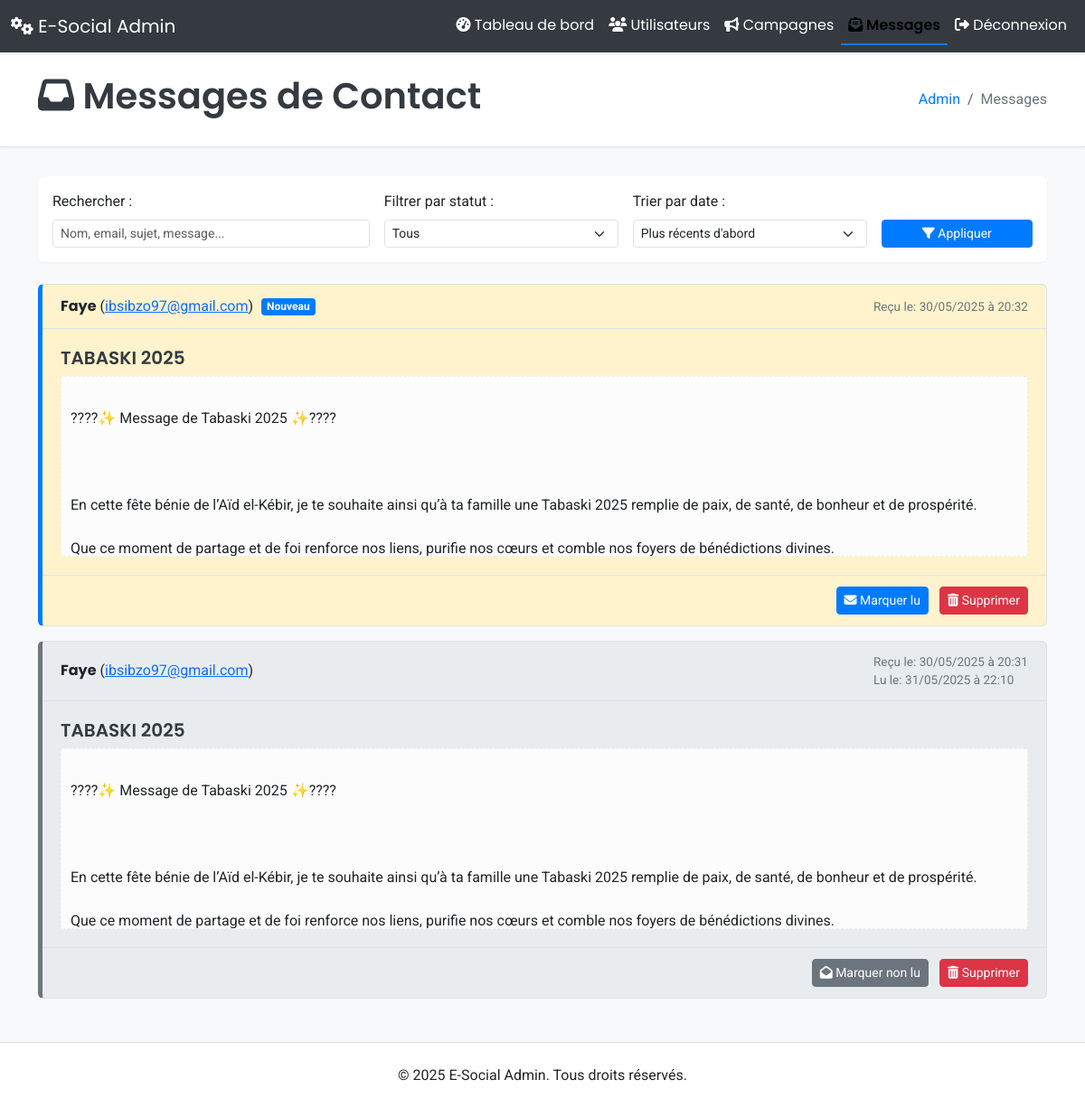
The app's page /traitement/contact_view_messages.php with its own data.
### tables this page shows
CREATE TABLE IF NOT EXISTS `messages_contact` (
  `id` int NOT NULL AUTO_INCREMENT,
  `nom` varchar(100) NOT NULL,
  `email` varchar(100) NOT NULL,
  `sujet` varchar(255) DEFAULT NULL,
  `message` text,
  `date_reception` datetime DEFAULT CURRENT_TIMESTAMP,
  `est_lu` tinyint(1) DEFAULT '0',
  `date_lecture` datetime DEFAULT NULL,
  `ip_address` varchar(45) DEFAULT NULL,
  `user_agent` text,
  PRIMARY KEY (`id`)
);

### traitement/contact_view_messages.php (the view, shortened to what this page needs)
<?php
$messages = [];
$pdo = getPDO();
$searchTerm = isset($_GET['search']) ? sanitize($_GET['search']) : '';
$filterRead = $_GET['filter_read'] ?? 'all';
$sortOrder = strtoupper($_GET['sort'] ?? 'DESC');
$sql = "SELECT id, nom, email, sujet, message, date_reception, est_lu, date_lecture FROM messages_contact";
$params = [];
$sql .= " ORDER BY date_reception " . ($sortOrder === 'ASC' ? 'ASC' : 'DESC');
try {
    $stmt = $pdo->prepare($sql);
    $stmt->execute($params);
    $messages = $stmt->fetchAll(PDO::FETCH_ASSOC);
} catch (PDOException $e) {
    $error_message = "Erreur lors de la récupération des messages : " . $e->getMessage();
}
?>
<!DOCTYPE html>
<html lang="fr">
<head>
    <link href="https://cdn.jsdelivr.net/npm/bootstrap@5.3.3/dist/css/bootstrap.min.css" rel="stylesheet">
    <link rel="stylesheet" href="https://cdnjs.cloudflare.com/ajax/libs/font-awesome/6.5.1/css/all.min.css">
</head>
<body>
    <nav class="navbar navbar-expand-lg admin-navbar">
        <div class="container-fluid">
            <a class="navbar-brand" href="../dashboard.php">
                <i class="fas fa-cogs"></i> E-Social Admin
            </a>
            <div class="collapse navbar-collapse" id="adminNav">
                <ul class="navbar-nav ms-auto mb-2 mb-lg-0">
                    <li class="nav-item">
                        <a class="nav-link" href="../dashboard.php"><i class="fas fa-tachometer-alt"></i> Tableau de bord</a>
                    </li>
                    <li class="nav-item">
                        <a class="nav-link" href="manage_users.php"><i class="fas fa-users"></i> Utilisateurs</a>
                    </li>
                    <li class="nav-item">
                        <a class="nav-link" href="manage_campaigns.php"><i class="fas fa-bullhorn"></i> Campagnes</a>
                    </li>
                    <li class="nav-item">
                        <a class="nav-link active" aria-current="page" href="contact_view_messages.php"><i class="fas fa-envelope-open-text"></i> Messages</a>
                    </li>
                    <li class="nav-item">
                        <a class="nav-link" href="logout.php"><i class="fas fa-sign-out-alt"></i> Déconnexion</a>
                    </li>
                </ul>
            </div>
        </div>
    </nav>
    <div class="page-header">
        <div class="container">
            <div class="d-flex justify-content-between align-items-center">
                 <h1><i class="fas fa-inbox"></i> Messages de Contact</h1>
                 <nav aria-label="breadcrumb">
                    <ol class="breadcrumb mb-0">
                        <li class="breadcrumb-item"><a href="../dashboard.php">Admin</a></li>
                        <li class="breadcrumb-item active" aria-current="page">Messages</li>
                    </ol>
                </nav>
            </div>
        </div>
    </div>
    <div class="container">
        <div class="filter-bar">
            <form method="GET" action="contact_view_messages.php" class="row g-3 align-items-end">
                <div class="col-md-4">
                    <label for="search" class="form-label">Rechercher :</label>
                    <input type="text" class="form-control form-control-sm" id="search" name="search" value="<?= htmlspecialchars($searchTerm) ?>" placeholder="Nom, email, sujet, message...">
                </div>
                <div class="col-md-3">
                    <label for="filter_read" class="form-label">Filtrer par statut :</label>
                    <select class="form-select form-select-sm" id="filter_read" name="filter_read">
                        <option value="all" <?= $filterRead === 'all' ? 'selected' : '' ?>>Tous</option>
                    </select>
                </div>
                <div class="col-md-3">
                    <label for="sort" class="form-label">Trier par date :</label>
                    <select class="form-select form-select-sm" id="sort" name="sort">
                        <option value="DESC" <?= $sortOrder === 'DESC' ? 'selected' : '' ?>>Plus récents d'abord</option>
                    </select>
                </div>
                <div class="col-md-2">
                    <button type="submit" class="btn btn-admin-primary btn-sm w-100"><i class="fas fa-filter"></i> Appliquer</button>
                </div>
            </form>
        </div>
        <?php if (empty($messages)): ?>
            <div class="no-messages">
                <i class="fas fa-comment-slash"></i>
                <p>
                    <?php if (!empty($searchTerm) || $filterRead !== 'all'): ?>
                        Aucun message ne correspond à vos critères de recherche/filtrage.
                    <?php else: ?>
                        Vous n'avez aucun message pour le moment.
                    <?php endif; ?>
                </p>
            </div>
        <?php else: ?>
            <?php foreach ($messages as $msg): ?>
                <div class="message-card <?= $msg['est_lu'] ? 'read' : 'unread' ?>" id="message-<?= (int)$msg['id'] ?>">
                    <div class="message-header">
                        <div class="sender-info">
                            <strong><?= htmlspecialchars($msg['nom']) ?></strong>
                            (<a href="mailto:<?= htmlspecialchars($msg['email']) ?>"><?= htmlspecialchars($msg['email']) ?></a>)
                            <?php if (!$msg['est_lu']): ?>
                                <span class="unread-badge">Nouveau</span>
                            <?php endif; ?>
                        </div>
                        <div class="date-info">
                            Reçu le: <?= date("d/m/Y à H:i", strtotime($msg['date_reception'])) ?>
                            <?php if ($msg['est_lu'] && $msg['date_lecture']): ?>
                                <br>Lu le: <?= date("d/m/Y à H:i", strtotime($msg['date_lecture'])) ?>
                            <?php endif; ?>
                        </div>
                    </div>
                    <div class="message-body">
                        <h5 class="subject"><?= htmlspecialchars($msg['sujet']) ?></h5>
                        <div class="content">
<?= nl2br(htmlspecialchars($msg['message'])) ?>
                        </div>
                    </div>
                    <div class="message-actions">
                        <form method="POST" action="contact_view_messages.php?search=<?=urlencode($searchTerm)?>&filter_read=<?=$filterRead?>&sort=<?=$sortOrder?>#message-<?=(int)$msg['id']?>" style="display: inline;">
                            <button type="submit" class="btn btn-sm <?= $msg['est_lu'] ? 'btn-admin-secondary btn-toggle-read read' : 'btn-admin-primary btn-toggle-read' ?>">
                                <i class="fas <?= $msg['est_lu'] ? 'fa-envelope-open' : 'fa-envelope' ?>"></i>
                                <?= $msg['est_lu'] ? 'Marquer non lu' : 'Marquer lu' ?>
                            </button>
                        </form>
                        <button type="button" class="btn btn-sm btn-admin-danger" onclick="confirmDelete(<?= (int)$msg['id'] ?>)">
                            <i class="fas fa-trash-alt"></i> Supprimer
                        </button>
                    </div>
                </div>
            <?php endforeach; ?>
        <?php endif; ?>
    </div>
    <footer class="text-center p-4 mt-5 border-top bg-white">
        <p class="mb-0">© <?= date("Y") ?> E-Social Admin. Tous droits réservés.</p>
    </footer>
</body>
</html>

### traitement/contact_view_messages.php (style rules this page uses)
:root { --admin-primary: #343a40; --admin-secondary: #6c757d; --admin-light: #f8f9fa; --admin-accent: #007bff; --unread-bg: #fff3cd; --read-bg: #e9ecef; }
body { font-family: 'Roboto', sans-serif; background-color: var(--admin-light); color: #212529; }
.admin-navbar { background-color: var(--admin-primary); box-shadow: 0 2px 4px rgba(0,0,0,.1); }
.admin-navbar .navbar-brand, .admin-navbar .nav-link { color: white; font-family: 'Poppins', sans-serif; }
.admin-navbar .nav-link.active { font-weight: 600; border-bottom: 2px solid var(--admin-accent); }
.page-header { background-color: #ffffff; padding: 1.5rem 0; margin-bottom: 2rem; border-bottom: 1px solid #dee2e6; box-shadow: 0 1px 3px rgba(0,0,0,0.05); }
.page-header h1 { font-family: 'Poppins', sans-serif; font-weight: 600; color: var(--admin-primary); }
.page-header .breadcrumb-item a { color: var(--admin-accent); text-decoration: none; }
.page-header .breadcrumb-item.active { color: var(--admin-secondary); }
.filter-bar { background-color: #fff; padding: 1rem; border-radius: .375rem; margin-bottom: 1.5rem; box-shadow: 0 1px 3px rgba(0,0,0,0.05); }
.message-card { background-color: #fff; border: 1px solid #dee2e6; border-radius: .375rem; margin-bottom: 1rem; transition: box-shadow .2s ease-in-out; }
.message-card.unread { background-color: var(--unread-bg); border-left: 5px solid var(--admin-accent); }
.message-card.read { background-color: var(--read-bg); border-left: 5px solid var(--admin-secondary); }
.message-header { padding: .75rem 1.25rem; border-bottom: 1px solid #dee2e6; display: flex; justify-content: space-between; align-items: center; }
.message-header .sender-info strong { font-family: 'Poppins', sans-serif; }
.message-header .date-info { font-size: .85em; color: var(--admin-secondary); }
.message-body { padding: 1.25rem; }
.message-body .subject { font-family: 'Poppins', sans-serif; font-weight: 600; margin-bottom: .5rem; color: var(--admin-primary); }
.message-body .content { white-space: pre-wrap; max-height: 200px; overflow-y: auto; padding-right: 10px; border: 1px dashed #eee; padding: 10px; background: #fcfcfc; border-radius: 4px; }
.message-actions { padding: .75rem 1.25rem; border-top: 1px solid #dee2e6; text-align: right; }
.message-actions .btn { margin-left: .5rem; }
.btn-toggle-read.read { background-color: var(--admin-secondary); border-color: var(--admin-secondary); }
.btn-admin-primary { background-color: var(--admin-accent); border-color: var(--admin-accent); color: white; }
.btn-admin-danger { background-color: #dc3545; border-color: #dc3545; color: white; }
.btn-admin-secondary { background-color: var(--admin-secondary); border-color: var(--admin-secondary); color: white; }
.unread-badge { background-color: var(--admin-accent); color: white; padding: 0.2em 0.5em; border-radius: .25rem; font-size: 0.75em; font-weight: bold; vertical-align: middle; margin-left: 5px; }

### records on screen
messages_contact: nom "Faye", email "ibsibzo97@gmail.com", est_lu "Nouveau", date_reception "30/05/2025 à 20:32", sujet "TABASKI 2025", message "????✨ Message de Tabaski 2025 ✨???? En cette fête bénie de l’Aïd el-Kébir, je te souhaite ainsi qu’à ta famille une Tabaski 2025 remplie de paix, de santé, de bonheur et de prospérité. Que ce moment de partage et de foi renforce nos liens, purifie nos cœurs et comble nos foyers de bénédictions divines."
messages_contact: nom "Faye", email "ibsibzo97@gmail.com", date_reception "30/05/2025 à 20:31", date_lecture "31/05/2025 à 22:10", sujet "TABASKI 2025", message "????✨ Message de Tabaski 2025 ✨???? En cette fête bénie de l’Aïd el-Kébir, je te souhaite ainsi qu’à ta famille une Tabaski 2025 remplie de paix, de santé, de bonheur et de prospérité. Que ce moment de partage et de foi renforce nos liens, purifie nos cœurs et comble nos foyers de bénédictions divines.", est_lu 1 (drawn)
